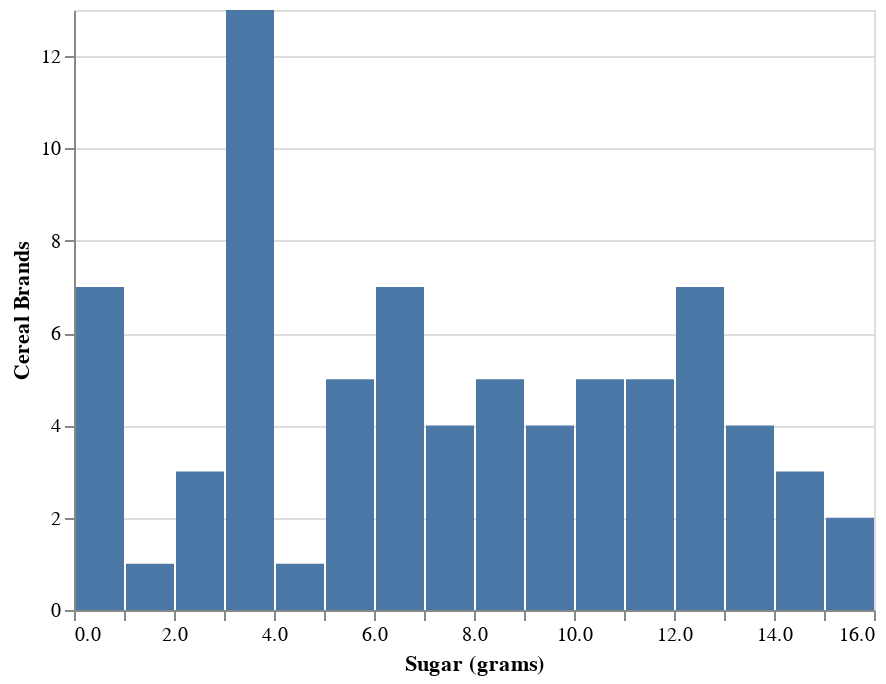

The code cell stored with this chart in its notebook:
### Markdown cell above
### Sugar Distribution

Marketing tells us that their surveys have revealed that sugar content is the number one concern of consumers when choosing cereal.

They would like to see the following visualizations:

*  A [histogram plot](https://altair-viz.github.io/gallery/simple_histogram.html) of the sugar content in all cereals.

* A [scatter plot](https://altair-viz.github.io/gallery/scatter_tooltips.html) showing the distribution of sugar content by manufactuerer.

* A [box plot](https://altair-viz.github.io/gallery/boxplot.html) showing the distribution of sugar content by manufacturer.

### Code cell
# Use altair to create the three visualzations requested by the the marketing team

# Adjust some of the bin parameter values so we don't start at -2
alt.Chart(cereal).mark_bar().encode(
    alt.X('sugars', bin=alt.Bin(extent=[0,16], step=1), title='Sugar (grams)'),
    alt.Y('count()', title='Cereal Brands')
)

### Figure 1 — Vega-Lite specification as saved in the notebook (floating-point values rounded to 4 significant figures)
{"config": {"view": {"continuousWidth": 400, "continuousHeight": 300}}, "data": {"name": "data-e3fa4752c4cbe075d20fd5dc066bc5a9"}, "mark": "bar", "encoding": {"x": {"type": "quantitative", "bin": {"extent": [0, 16], "step": 1}, "field": "sugars", "title": "Sugar (grams)"}, "y": {"type": "quantitative", "aggregate": "count", "title": "Cereal Brands"}}, "$schema": "https://vega.github.io/schema/vega-lite/v4.8.1.json", "datasets": {"data-e3fa4752c4cbe075d20fd5dc066bc5a9": [{"name": "100% Bran", "mfr": "N", "type": "C", "calories": 70, "protein": 4, "fat": 1, "sodium": 130, "fiber": 10.0, "carbo": 5.0, "sugars": 6, "potass": 280, "vitamins": 25, "shelf": 3, "weight": 1.0, "cups": 0.33, "rating": 68.4, "mfr_name": "Nabisco"}, {"name": "100% Natural Bran", "mfr": "Q", "type": "C", "calories": 120, "protein": 3, "fat": 5, "sodium": 15, "fiber": 2.0, "carbo": 8.0, "sugars": 8, "potass": 135, "vitamins": 0, "shelf": 3, "weight": 1.0, "cups": 1.0, "rating": 33.98, "mfr_name": "Quaker Oats"}, {"name": "All-Bran", "mfr": "K", "type": "C", "calories": 70, "protein": 4, "fat": 1, "sodium": 260, "fiber": 9.0, "carbo": 7.0, "sugars": 5, "potass": 320, "vitamins": 25, "shelf": 3, "weight": 1.0, "cups": 0.33, "rating": 59.43, "mfr_name": "Kelloggs"}, {"name": "All-Bran with Extra Fiber", "mfr": "K", "type": "C", "calories": 50, "protein": 4, "fat": 0, "sodium": 140, "fiber": 14.0, "carbo": 8.0, "sugars": 0, "potass": 330, "vitamins": 25, "shelf": 3, "weight": 1.0, "cups": 0.5, "rating": 93.7, "mfr_name": "Kelloggs"}, {"name": "Almond Delight", "mfr": "R", "type": "C", "calories": 110, "protein": 2, "fat": 2, "sodium": 200, "fiber": 1.0, "carbo": 14.0, "sugars": 8, "potass": -1, "vitamins": 25, "shelf": 3, "weight": 1.0, "cups": 0.75, "rating": 34.38, "mfr_name": "Ralston Purina"}, {"name": "Apple Cinnamon Cheerios", "mfr": "G", "type": "C", "calories": 110, "protein": 2, "fat": 2, "sodium": 180, "fiber": 1.5, "carbo": 10.5, "sugars": 10, "potass": 70, "vitamins": 25, "shelf": 1, "weight": 1.0, "cups": 0.75, "rating": 29.51, "mfr_name": "General Mills"}, {"name": "Apple Jacks", "mfr": "K", "type": "C", "calories": 110, "protein": 2, "fat": 0, "sodium": 125, "fiber": 1.0, "carbo": 11.0, "sugars": 14, "potass": 30, "vitamins": 25, "shelf": 2, "weight": 1.0, "cups": 1.0, "rating": 33.17, "mfr_name": "Kelloggs"}, {"name": "Basic 4", "mfr": "G", "type": "C", "calories": 130, "protein": 3, "fat": 2, "sodium": 210, "fiber": 2.0, "carbo": 18.0, "sugars": 8, "potass": 100, "vitamins": 25, "shelf": 3, "weight": 1.33, "cups": 0.75, "rating": 37.04, "mfr_name": "General Mills"}, {"name": "Bran Chex", "mfr": "R", "type": "C", "calories": 90, "protein": 2, "fat": 1, "sodium": 200, "fiber": 4.0, "carbo": 15.0, "sugars": 6, "potass": 125, "vitamins": 25, "shelf": 1, "weight": 1.0, "cups": 0.67, "rating": 49.12, "mfr_name": "Ralston Purina"}, {"name": "Bran Flakes", "mfr": "P", "type": "C", "calories": 90, "protein": 3, "fat": 0, "sodium": 210, "fiber": 5.0, "carbo": 13.0, "sugars": 5, "potass": 190, "vitamins": 25, "shelf": 3, "weight": 1.0, "cups": 0.67, "rating": 53.31, "mfr_name": "Post"}, {"name": "Cap'n'Crunch", "mfr": "Q", "type": "C", "calories": 120, "protein": 1, "fat": 2, "sodium": 220, "fiber": 0.0, "carbo": 12.0, "sugars": 12, "potass": 35, "vitamins": 25, "shelf": 2, "weight": 1.0, "cups": 0.75, "rating": 18.04, "mfr_name": "Quaker Oats"}, {"name": "Cheerios", "mfr": "G", "type": "C", "calories": 110, "protein": 6, "fat": 2, "sodium": 290, "fiber": 2.0, "carbo": 17.0, "sugars": 1, "potass": 105, "vitamins": 25, "shelf": 1, "weight": 1.0, "cups": 1.25, "rating": 50.76, "mfr_name": "General Mills"}, {"name": "Cinnamon Toast Crunch", "mfr": "G", "type": "C", "calories": 120, "protein": 1, "fat": 3, "sodium": 210, "fiber": 0.0, "carbo": 13.0, "sugars": 9, "potass": 45, "vitamins": 25, "shelf": 2, "weight": 1.0, "cups": 0.75, "rating": 19.82, "mfr_name": "General Mills"}, {"name": "Clusters", "mfr": "G", "type": "C", "calories": 110, "protein": 3, "fat": 2, "sodium": 140, "fiber": 2.0, "carbo": 13.0, "sugars": 7, "potass": 105, "vitamins": 25, "shelf": 3, "weight": 1.0, "cups": 0.5, "rating": 40.4, "mfr_name": "General Mills"}, {"name": "Cocoa Puffs", "mfr": "G", "type": "C", "calories": 110, "protein": 1, "fat": 1, "sodium": 180, "fiber": 0.0, "carbo": 12.0, "sugars": 13, "potass": 55, "vitamins": 25, "shelf": 2, "weight": 1.0, "cups": 1.0, "rating": 22.74, "mfr_name": "General Mills"}, {"name": "Corn Chex", "mfr": "R", "type": "C", "calories": 110, "protein": 2, "fat": 0, "sodium": 280, "fiber": 0.0, "carbo": 22.0, "sugars": 3, "potass": 25, "vitamins": 25, "shelf": 1, "weight": 1.0, "cups": 1.0, "rating": 41.45, "mfr_name": "Ralston Purina"}, {"name": "Corn Flakes", "mfr": "K", "type": "C", "calories": 100, "protein": 2, "fat": 0, "sodium": 290, "fiber": 1.0, "carbo": 21.0, "sugars": 2, "potass": 35, "vitamins": 25, "shelf": 1, "weight": 1.0, "cups": 1.0, "rating": 45.86, "mfr_name": "Kelloggs"}, {"name": "Corn Pops", "mfr": "K", "type": "C", "calories": 110, "protein": 1, "fat": 0, "sodium": 90, "fiber": 1.0, "carbo": 13.0, "sugars": 12, "potass": 20, "vitamins": 25, "shelf": 2, "weight": 1.0, "cups": 1.0, "rating": 35.78, "mfr_name": "Kelloggs"}, {"name": "Count Chocula", "mfr": "G", "type": "C", "calories": 110, "protein": 1, "fat": 1, "sodium": 180, "fiber": 0.0, "carbo": 12.0, "sugars": 13, "potass": 65, "vitamins": 25, "shelf": 2, "weight": 1.0, "cups": 1.0, "rating": 22.4, "mfr_name": "General Mills"}, {"name": "Cracklin' Oat Bran", "mfr": "K", "type": "C", "calories": 110, "protein": 3, "fat": 3, "sodium": 140, "fiber": 4.0, "carbo": 10.0, "sugars": 7, "potass": 160, "vitamins": 25, "shelf": 3, "weight": 1.0, "cups": 0.5, "rating": 40.45, "mfr_name": "Kelloggs"}, {"name": "Cream of Wheat (Quick)", "mfr": "N", "type": "H", "calories": 100, "protein": 3, "fat": 0, "sodium": 80, "fiber": 1.0, "carbo": 21.0, "sugars": 0, "potass": -1, "vitamins": 0, "shelf": 2, "weight": 1.0, "cups": 1.0, "rating": 64.53, "mfr_name": "Nabisco"}, {"name": "Crispix", "mfr": "K", "type": "C", "calories": 110, "protein": 2, "fat": 0, "sodium": 220, "fiber": 1.0, "carbo": 21.0, "sugars": 3, "potass": 30, "vitamins": 25, "shelf": 3, "weight": 1.0, "cups": 1.0, "rating": 46.9, "mfr_name": "Kelloggs"}, {"name": "Crispy Wheat & Raisins", "mfr": "G", "type": "C", "calories": 100, "protein": 2, "fat": 1, "sodium": 140, "fiber": 2.0, "carbo": 11.0, "sugars": 10, "potass": 120, "vitamins": 25, "shelf": 3, "weight": 1.0, "cups": 0.75, "rating": 36.18, "mfr_name": "General Mills"}, {"name": "Double Chex", "mfr": "R", "type": "C", "calories": 100, "protein": 2, "fat": 0, "sodium": 190, "fiber": 1.0, "carbo": 18.0, "sugars": 5, "potass": 80, "vitamins": 25, "shelf": 3, "weight": 1.0, "cups": 0.75, "rating": 44.33, "mfr_name": "Ralston Purina"}, {"name": "Froot Loops", "mfr": "K", "type": "C", "calories": 110, "protein": 2, "fat": 1, "sodium": 125, "fiber": 1.0, "carbo": 11.0, "sugars": 13, "potass": 30, "vitamins": 25, "shelf": 2, "weight": 1.0, "cups": 1.0, "rating": 32.21, "mfr_name": "Kelloggs"}, {"name": "Frosted Flakes", "mfr": "K", "type": "C", "calories": 110, "protein": 1, "fat": 0, "sodium": 200, "fiber": 1.0, "carbo": 14.0, "sugars": 11, "potass": 25, "vitamins": 25, "shelf": 1, "weight": 1.0, "cups": 0.75, "rating": 31.44, "mfr_name": "Kelloggs"}, {"name": "Frosted Mini-Wheats", "mfr": "K", "type": "C", "calories": 100, "protein": 3, "fat": 0, "sodium": 0, "fiber": 3.0, "carbo": 14.0, "sugars": 7, "potass": 100, "vitamins": 25, "shelf": 2, "weight": 1.0, "cups": 0.8, "rating": 58.35, "mfr_name": "Kelloggs"}, {"name": "Fruit & Fibre Dates; Walnuts; and Oats", "mfr": "P", "type": "C", "calories": 120, "protein": 3, "fat": 2, "sodium": 160, "fiber": 5.0, "carbo": 12.0, "sugars": 10, "potass": 200, "vitamins": 25, "shelf": 3, "weight": 1.25, "cups": 0.67, "rating": 40.92, "mfr_name": "Post"}, {"name": "Fruitful Bran", "mfr": "K", "type": "C", "calories": 120, "protein": 3, "fat": 0, "sodium": 240, "fiber": 5.0, "carbo": 14.0, "sugars": 12, "potass": 190, "vitamins": 25, "shelf": 3, "weight": 1.33, "cups": 0.67, "rating": 41.02, "mfr_name": "Kelloggs"}, {"name": "Fruity Pebbles", "mfr": "P", "type": "C", "calories": 110, "protein": 1, "fat": 1, "sodium": 135, "fiber": 0.0, "carbo": 13.0, "sugars": 12, "potass": 25, "vitamins": 25, "shelf": 2, "weight": 1.0, "cups": 0.75, "rating": 28.03, "mfr_name": "Post"}, {"name": "Golden Crisp", "mfr": "P", "type": "C", "calories": 100, "protein": 2, "fat": 0, "sodium": 45, "fiber": 0.0, "carbo": 11.0, "sugars": 15, "potass": 40, "vitamins": 25, "shelf": 1, "weight": 1.0, "cups": 0.88, "rating": 35.25, "mfr_name": "Post"}, {"name": "Golden Grahams", "mfr": "G", "type": "C", "calories": 110, "protein": 1, "fat": 1, "sodium": 280, "fiber": 0.0, "carbo": 15.0, "sugars": 9, "potass": 45, "vitamins": 25, "shelf": 2, "weight": 1.0, "cups": 0.75, "rating": 23.8, "mfr_name": "General Mills"}, {"name": "Grape Nuts Flakes", "mfr": "P", "type": "C", "calories": 100, "protein": 3, "fat": 1, "sodium": 140, "fiber": 3.0, "carbo": 15.0, "sugars": 5, "potass": 85, "vitamins": 25, "shelf": 3, "weight": 1.0, "cups": 0.88, "rating": 52.08, "mfr_name": "Post"}, {"name": "Grape-Nuts", "mfr": "P", "type": "C", "calories": 110, "protein": 3, "fat": 0, "sodium": 170, "fiber": 3.0, "carbo": 17.0, "sugars": 3, "potass": 90, "vitamins": 25, "shelf": 3, "weight": 1.0, "cups": 0.25, "rating": 53.37, "mfr_name": "Post"}, {"name": "Great Grains Pecan", "mfr": "P", "type": "C", "calories": 120, "protein": 3, "fat": 3, "sodium": 75, "fiber": 3.0, "carbo": 13.0, "sugars": 4, "potass": 100, "vitamins": 25, "shelf": 3, "weight": 1.0, "cups": 0.33, "rating": 45.81, "mfr_name": "Post"}, {"name": "Honey Graham Ohs", "mfr": "Q", "type": "C", "calories": 120, "protein": 1, "fat": 2, "sodium": 220, "fiber": 1.0, "carbo": 12.0, "sugars": 11, "potass": 45, "vitamins": 25, "shelf": 2, "weight": 1.0, "cups": 1.0, "rating": 21.87, "mfr_name": "Quaker Oats"}, {"name": "Honey Nut Cheerios", "mfr": "G", "type": "C", "calories": 110, "protein": 3, "fat": 1, "sodium": 250, "fiber": 1.5, "carbo": 11.5, "sugars": 10, "potass": 90, "vitamins": 25, "shelf": 1, "weight": 1.0, "cups": 0.75, "rating": 31.07, "mfr_name": "General Mills"}, {"name": "Honey-comb", "mfr": "P", "type": "C", "calories": 110, "protein": 1, "fat": 0, "sodium": 180, "fiber": 0.0, "carbo": 14.0, "sugars": 11, "potass": 35, "vitamins": 25, "shelf": 1, "weight": 1.0, "cups": 1.33, "rating": 28.74, "mfr_name": "Post"}, {"name": "Just Right Crunchy  Nuggets", "mfr": "K", "type": "C", "calories": 110, "protein": 2, "fat": 1, "sodium": 170, "fiber": 1.0, "carbo": 17.0, "sugars": 6, "potass": 60, "vitamins": 100, "shelf": 3, "weight": 1.0, "cups": 1.0, "rating": 36.52, "mfr_name": "Kelloggs"}, {"name": "Just Right Fruit & Nut", "mfr": "K", "type": "C", "calories": 140, "protein": 3, "fat": 1, "sodium": 170, "fiber": 2.0, "carbo": 20.0, "sugars": 9, "potass": 95, "vitamins": 100, "shelf": 3, "weight": 1.3, "cups": 0.75, "rating": 36.47, "mfr_name": "Kelloggs"}, {"name": "Kix", "mfr": "G", "type": "C", "calories": 110, "protein": 2, "fat": 1, "sodium": 260, "fiber": 0.0, "carbo": 21.0, "sugars": 3, "potass": 40, "vitamins": 25, "shelf": 2, "weight": 1.0, "cups": 1.5, "rating": 39.24, "mfr_name": "General Mills"}, {"name": "Life", "mfr": "Q", "type": "C", "calories": 100, "protein": 4, "fat": 2, "sodium": 150, "fiber": 2.0, "carbo": 12.0, "sugars": 6, "potass": 95, "vitamins": 25, "shelf": 2, "weight": 1.0, "cups": 0.67, "rating": 45.33, "mfr_name": "Quaker Oats"}, {"name": "Lucky Charms", "mfr": "G", "type": "C", "calories": 110, "protein": 2, "fat": 1, "sodium": 180, "fiber": 0.0, "carbo": 12.0, "sugars": 12, "potass": 55, "vitamins": 25, "shelf": 2, "weight": 1.0, "cups": 1.0, "rating": 26.73, "mfr_name": "General Mills"}, {"name": "Maypo", "mfr": "A", "type": "H", "calories": 100, "protein": 4, "fat": 1, "sodium": 0, "fiber": 0.0, "carbo": 16.0, "sugars": 3, "potass": 95, "vitamins": 25, "shelf": 2, "weight": 1.0, "cups": 1.0, "rating": 54.85, "mfr_name": "American Home Food Products"}, {"name": "Muesli Raisins; Dates; & Almonds", "mfr": "R", "type": "C", "calories": 150, "protein": 4, "fat": 3, "sodium": 95, "fiber": 3.0, "carbo": 16.0, "sugars": 11, "potass": 170, "vitamins": 25, "shelf": 3, "weight": 1.0, "cups": 1.0, "rating": 37.14, "mfr_name": "Ralston Purina"}, {"name": "Muesli Raisins; Peaches; & Pecans", "mfr": "R", "type": "C", "calories": 150, "protein": 4, "fat": 3, "sodium": 150, "fiber": 3.0, "carbo": 16.0, "sugars": 11, "potass": 170, "vitamins": 25, "shelf": 3, "weight": 1.0, "cups": 1.0, "rating": 34.14, "mfr_name": "Ralston Purina"}, {"name": "Mueslix Crispy Blend", "mfr": "K", "type": "C", "calories": 160, "protein": 3, "fat": 2, "sodium": 150, "fiber": 3.0, "carbo": 17.0, "sugars": 13, "potass": 160, "vitamins": 25, "shelf": 3, "weight": 1.5, "cups": 0.67, "rating": 30.31, "mfr_name": "Kelloggs"}, {"name": "Multi-Grain Cheerios", "mfr": "G", "type": "C", "calories": 100, "protein": 2, "fat": 1, "sodium": 220, "fiber": 2.0, "carbo": 15.0, "sugars": 6, "potass": 90, "vitamins": 25, "shelf": 1, "weight": 1.0, "cups": 1.0, "rating": 40.11, "mfr_name": "General Mills"}, {"name": "Nut&Honey Crunch", "mfr": "K", "type": "C", "calories": 120, "protein": 2, "fat": 1, "sodium": 190, "fiber": 0.0, "carbo": 15.0, "sugars": 9, "potass": 40, "vitamins": 25, "shelf": 2, "weight": 1.0, "cups": 0.67, "rating": 29.92, "mfr_name": "Kelloggs"}, {"name": "Nutri-Grain Almond-Raisin", "mfr": "K", "type": "C", "calories": 140, "protein": 3, "fat": 2, "sodium": 220, "fiber": 3.0, "carbo": 21.0, "sugars": 7, "potass": 130, "vitamins": 25, "shelf": 3, "weight": 1.33, "cups": 0.67, "rating": 40.69, "mfr_name": "Kelloggs"}, {"name": "Nutri-grain Wheat", "mfr": "K", "type": "C", "calories": 90, "protein": 3, "fat": 0, "sodium": 170, "fiber": 3.0, "carbo": 18.0, "sugars": 2, "potass": 90, "vitamins": 25, "shelf": 3, "weight": 1.0, "cups": 1.0, "rating": 59.64, "mfr_name": "Kelloggs"}, {"name": "Oatmeal Raisin Crisp", "mfr": "G", "type": "C", "calories": 130, "protein": 3, "fat": 2, "sodium": 170, "fiber": 1.5, "carbo": 13.5, "sugars": 10, "potass": 120, "vitamins": 25, "shelf": 3, "weight": 1.25, "cups": 0.5, "rating": 30.45, "mfr_name": "General Mills"}, {"name": "Post Nat. Raisin Bran", "mfr": "P", "type": "C", "calories": 120, "protein": 3, "fat": 1, "sodium": 200, "fiber": 6.0, "carbo": 11.0, "sugars": 14, "potass": 260, "vitamins": 25, "shelf": 3, "weight": 1.33, "cups": 0.67, "rating": 37.84, "mfr_name": "Post"}, {"name": "Product 19", "mfr": "K", "type": "C", "calories": 100, "protein": 3, "fat": 0, "sodium": 320, "fiber": 1.0, "carbo": 20.0, "sugars": 3, "potass": 45, "vitamins": 100, "shelf": 3, "weight": 1.0, "cups": 1.0, "rating": 41.5, "mfr_name": "Kelloggs"}, {"name": "Puffed Rice", "mfr": "Q", "type": "C", "calories": 50, "protein": 1, "fat": 0, "sodium": 0, "fiber": 0.0, "carbo": 13.0, "sugars": 0, "potass": 15, "vitamins": 0, "shelf": 3, "weight": 0.5, "cups": 1.0, "rating": 60.76, "mfr_name": "Quaker Oats"}, {"name": "Puffed Wheat", "mfr": "Q", "type": "C", "calories": 50, "protein": 2, "fat": 0, "sodium": 0, "fiber": 1.0, "carbo": 10.0, "sugars": 0, "potass": 50, "vitamins": 0, "shelf": 3, "weight": 0.5, "cups": 1.0, "rating": 63.01, "mfr_name": "Quaker Oats"}, {"name": "Quaker Oat Squares", "mfr": "Q", "type": "C", "calories": 100, "protein": 4, "fat": 1, "sodium": 135, "fiber": 2.0, "carbo": 14.0, "sugars": 6, "potass": 110, "vitamins": 25, "shelf": 3, "weight": 1.0, "cups": 0.5, "rating": 49.51, "mfr_name": "Quaker Oats"}, {"name": "Quaker Oatmeal", "mfr": "Q", "type": "H", "calories": 100, "protein": 5, "fat": 2, "sodium": 0, "fiber": 2.7, "carbo": -1.0, "sugars": -1, "potass": 110, "vitamins": 0, "shelf": 1, "weight": 1.0, "cups": 0.67, "rating": 50.83, "mfr_name": "Quaker Oats"}, {"name": "Raisin Bran", "mfr": "K", "type": "C", "calories": 120, "protein": 3, "fat": 1, "sodium": 210, "fiber": 5.0, "carbo": 14.0, "sugars": 12, "potass": 240, "vitamins": 25, "shelf": 2, "weight": 1.33, "cups": 0.75, "rating": 39.26, "mfr_name": "Kelloggs"}, {"name": "Raisin Nut Bran", "mfr": "G", "type": "C", "calories": 100, "protein": 3, "fat": 2, "sodium": 140, "fiber": 2.5, "carbo": 10.5, "sugars": 8, "potass": 140, "vitamins": 25, "shelf": 3, "weight": 1.0, "cups": 0.5, "rating": 39.7, "mfr_name": "General Mills"}, {"name": "Raisin Squares", "mfr": "K", "type": "C", "calories": 90, "protein": 2, "fat": 0, "sodium": 0, "fiber": 2.0, "carbo": 15.0, "sugars": 6, "potass": 110, "vitamins": 25, "shelf": 3, "weight": 1.0, "cups": 0.5, "rating": 55.33, "mfr_name": "Kelloggs"}, {"name": "Rice Chex", "mfr": "R", "type": "C", "calories": 110, "protein": 1, "fat": 0, "sodium": 240, "fiber": 0.0, "carbo": 23.0, "sugars": 2, "potass": 30, "vitamins": 25, "shelf": 1, "weight": 1.0, "cups": 1.13, "rating": 42.0, "mfr_name": "Ralston Purina"}, {"name": "Rice Krispies", "mfr": "K", "type": "C", "calories": 110, "protein": 2, "fat": 0, "sodium": 290, "fiber": 0.0, "carbo": 22.0, "sugars": 3, "potass": 35, "vitamins": 25, "shelf": 1, "weight": 1.0, "cups": 1.0, "rating": 40.56, "mfr_name": "Kelloggs"}, {"name": "Shredded Wheat", "mfr": "N", "type": "C", "calories": 80, "protein": 2, "fat": 0, "sodium": 0, "fiber": 3.0, "carbo": 16.0, "sugars": 0, "potass": 95, "vitamins": 0, "shelf": 1, "weight": 0.83, "cups": 1.0, "rating": 68.24, "mfr_name": "Nabisco"}, {"name": "Shredded Wheat 'n'Bran", "mfr": "N", "type": "C", "calories": 90, "protein": 3, "fat": 0, "sodium": 0, "fiber": 4.0, "carbo": 19.0, "sugars": 0, "potass": 140, "vitamins": 0, "shelf": 1, "weight": 1.0, "cups": 0.67, "rating": 74.47, "mfr_name": "Nabisco"}, {"name": "Shredded Wheat spoon size", "mfr": "N", "type": "C", "calories": 90, "protein": 3, "fat": 0, "sodium": 0, "fiber": 3.0, "carbo": 20.0, "sugars": 0, "potass": 120, "vitamins": 0, "shelf": 1, "weight": 1.0, "cups": 0.67, "rating": 72.8, "mfr_name": "Nabisco"}, {"name": "Smacks", "mfr": "K", "type": "C", "calories": 110, "protein": 2, "fat": 1, "sodium": 70, "fiber": 1.0, "carbo": 9.0, "sugars": 15, "potass": 40, "vitamins": 25, "shelf": 2, "weight": 1.0, "cups": 0.75, "rating": 31.23, "mfr_name": "Kelloggs"}, {"name": "Special K", "mfr": "K", "type": "C", "calories": 110, "protein": 6, "fat": 0, "sodium": 230, "fiber": 1.0, "carbo": 16.0, "sugars": 3, "potass": 55, "vitamins": 25, "shelf": 1, "weight": 1.0, "cups": 1.0, "rating": 53.13, "mfr_name": "Kelloggs"}, {"name": "Strawberry Fruit Wheats", "mfr": "N", "type": "C", "calories": 90, "protein": 2, "fat": 0, "sodium": 15, "fiber": 3.0, "carbo": 15.0, "sugars": 5, "potass": 90, "vitamins": 25, "shelf": 2, "weight": 1.0, "cups": 1.0, "rating": 59.36, "mfr_name": "Nabisco"}, {"name": "Total Corn Flakes", "mfr": "G", "type": "C", "calories": 110, "protein": 2, "fat": 1, "sodium": 200, "fiber": 0.0, "carbo": 21.0, "sugars": 3, "potass": 35, "vitamins": 100, "shelf": 3, "weight": 1.0, "cups": 1.0, "rating": 38.84, "mfr_name": "General Mills"}, {"name": "Total Raisin Bran", "mfr": "G", "type": "C", "calories": 140, "protein": 3, "fat": 1, "sodium": 190, "fiber": 4.0, "carbo": 15.0, "sugars": 14, "potass": 230, "vitamins": 100, "shelf": 3, "weight": 1.5, "cups": 1.0, "rating": 28.59, "mfr_name": "General Mills"}, {"name": "Total Whole Grain", "mfr": "G", "type": "C", "calories": 100, "protein": 3, "fat": 1, "sodium": 200, "fiber": 3.0, "carbo": 16.0, "sugars": 3, "potass": 110, "vitamins": 100, "shelf": 3, "weight": 1.0, "cups": 1.0, "rating": 46.66, "mfr_name": "General Mills"}, {"name": "Triples", "mfr": "G", "type": "C", "calories": 110, "protein": 2, "fat": 1, "sodium": 250, "fiber": 0.0, "carbo": 21.0, "sugars": 3, "potass": 60, "vitamins": 25, "shelf": 3, "weight": 1.0, "cups": 0.75, "rating": 39.11, "mfr_name": "General Mills"}, {"name": "Trix", "mfr": "G", "type": "C", "calories": 110, "protein": 1, "fat": 1, "sodium": 140, "fiber": 0.0, "carbo": 13.0, "sugars": 12, "potass": 25, "vitamins": 25, "shelf": 2, "weight": 1.0, "cups": 1.0, "rating": 27.75, "mfr_name": "General Mills"}, {"name": "Wheat Chex", "mfr": "R", "type": "C", "calories": 100, "protein": 3, "fat": 1, "sodium": 230, "fiber": 3.0, "carbo": 17.0, "sugars": 3, "potass": 115, "vitamins": 25, "shelf": 1, "weight": 1.0, "cups": 0.67, "rating": 49.79, "mfr_name": "Ralston Purina"}, {"name": "Wheaties", "mfr": "G", "type": "C", "calories": 100, "protein": 3, "fat": 1, "sodium": 200, "fiber": 3.0, "carbo": 17.0, "sugars": 3, "potass": 110, "vitamins": 25, "shelf": 1, "weight": 1.0, "cups": 1.0, "rating": 51.59, "mfr_name": "General Mills"}, {"name": "Wheaties Honey Gold", "mfr": "G", "type": "C", "calories": 110, "protein": 2, "fat": 1, "sodium": 200, "fiber": 1.0, "carbo": 16.0, "sugars": 8, "potass": 60, "vitamins": 25, "shelf": 1, "weight": 1.0, "cups": 0.75, "rating": 36.19, "mfr_name": "General Mills"}]}}
